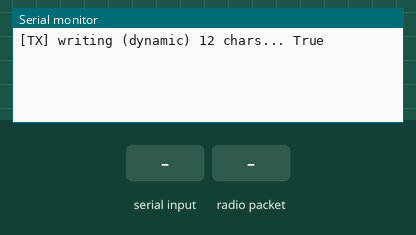
Recording of a sketch running on a simulated Arduino Mega 2560, built with avr-gcc and run on an emulated ATmega2560. Shown: the last lines printed to the serial monitor. The test bench sets the inputs (shaded band). Random numbers use the default seed unless the sketch sets one; no radio packets arrive unless stated.

Above: at 1.2 s.
1.3 s: "R" received over Serial
At 2.5 s:
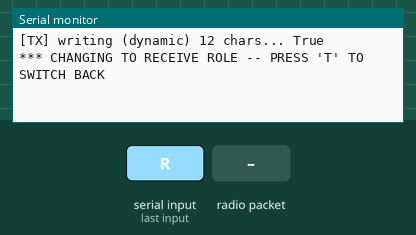
2.8 s: radio packet "T" arrives
At 3.6 s:
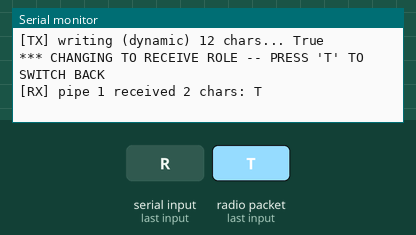
4.3 s: radio packet "R" arrives
At 4.7 s:
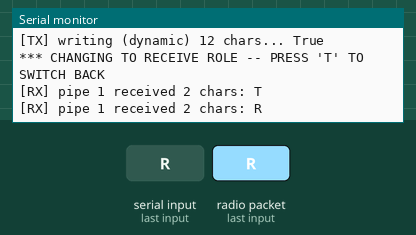
5.8 s: "T" received over Serial
At 6.6 s:
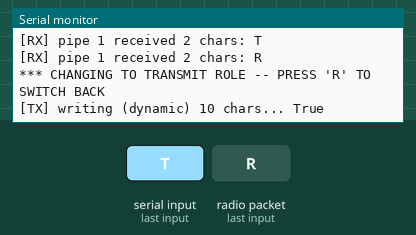
Timing chart, 0 to 8.3 s (numbered marks = the images above; inputs shaded):
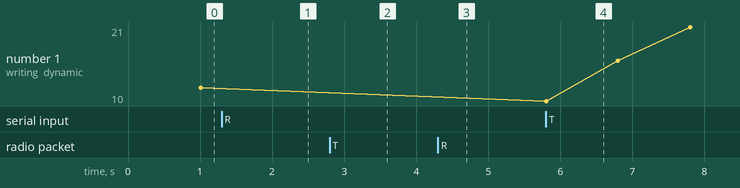

Measured:
- after the input at 1.3 s, the serial monitor: prints a new line at once (image 1)
- after the input at 2.8 s, the serial monitor: prints a new line at once (image 2)
- after the input at 4.3 s, the serial monitor: prints a new line at once (image 3)
- after the input at 5.8 s, the serial monitor: prints a new line at once (image 4)
- plotted number 1: 12 → 21 after the input at 5.8 s

The sketch:

Rf24Test.ino
```cpp
/*
 Name:		Rf24Test.ino
 Created:	12/31/2017 11:26:09 AM
 Author:	ander
*/

#include <Arduino.h>
#include <RF24_config.h>
#include <RF24.h>
#include <nRF24L01.h>

#define DYNAMIC_PAYLOAD 1

#define BOARD_SETTING 1

#if BOARD_SETTING == 1
#define RF_CE  6
#define RF_CSN 8
#elif BOARD_SETTING == 2
#define RF_CE  A0
#define RF_CSN A1
#elif BOARD_SETTING == 3
#define RF_CE  22
#define RF_CSN 21
#else
#error Must setup BOARD_SETTING
#endif

RF24 rf(RF_CE, RF_CSN);

enum Role { ROLE_TX, ROLE_RX };
Role role = ROLE_TX;

const uint8_t txAddr[] = { 0x3C, 0xDB, 0xDB, 0xEC, 0xCE };
const uint8_t rxAddr[] = { 0x3C, 0xCE, 0xEC, 0xDB, 0xBD };

const uint8_t *payload = (uint8_t *)"abcdefghijklmnopqrstuvwxyz";
#define MAX_PAYLOAD_SZ 26
#define FIXED_PAYLOAD_SZ 4

#define RF_CHANNEL 6

uint32_t lastSendMillis;
#define SEND_INTERVAL 1000

void setup() {
	Serial.begin(115200);
	randomSeed(analogRead(A3));

	rf.begin();
	rf.setChannel(RF_CHANNEL);
	rf.setPALevel(RF24_PA_LOW);
	rf.setAutoAck(1);
	rf.setRetries(15, 15);

#if DYNAMIC_PAYLOAD
	rf.enableDynamicPayloads();
#else
	rf.setPayloadSize(4);
#endif

	if (role == ROLE_TX) {
		rf.openWritingPipe(txAddr);
		rf.openReadingPipe(1, rxAddr);
	}
	else {
		rf.openWritingPipe(rxAddr);
		rf.openReadingPipe(1, txAddr);
		rf.startListening();
	}

	lastSendMillis = millis();
}

void loop() {
	if (!rf.isChipConnected()) {
		Serial.println("NO CHIP");
	}

	if (role == ROLE_TX) {
		uint32_t ms = millis();
		if (ms - lastSendMillis > SEND_INTERVAL) {
			lastSendMillis = ms;

#if DYNAMIC_PAYLOAD
			uint8_t len = rand() % MAX_PAYLOAD_SZ + 1;
#else
			uint8_t len = FIXED_PAYLOAD_SZ;
#endif

			Serial.print("[TX] writing ");
#if DYNAMIC_PAYLOAD
			Serial.print("(dynamic) ");
#else
			Serial.print("(fixed) ");
#endif
			Serial.print(len);
			Serial.print(" chars... ");

			bool r = rf.write(payload, len);

			Serial.println(r ? "True" : "False");
		}
	}

	if (role == ROLE_RX) {
		uint8_t pipe;
		if (rf.available(&pipe)) {
			uint8_t buf[MAX_PAYLOAD_SZ + 1] = { 0 };

			uint8_t len = rf.getDynamicPayloadSize();
			rf.read(buf, len);

			Serial.print("[RX] pipe ");
			Serial.print(pipe);
			Serial.print(" received ");
			Serial.print(len);
			Serial.print(" chars: ");
			Serial.println((const char *)buf);
		}
	}

	// Changing role
	if (Serial.available()) {
		char c = toupper(Serial.read());
		if (c == 'T' && role == ROLE_RX) {
			Serial.println(F("*** CHANGING TO TRANSMIT ROLE -- PRESS 'R' TO SWITCH BACK"));

			role = ROLE_TX;
			rf.stopListening();
			rf.openWritingPipe(txAddr);
			rf.openReadingPipe(1, rxAddr);
			rf.flush_rx();
			rf.flush_tx();
		}
		else if (c == 'R' && role == ROLE_TX) {
			Serial.println(F("*** CHANGING TO RECEIVE ROLE -- PRESS 'T' TO SWITCH BACK"));

			role = ROLE_RX;                // Become the primary receiver (pong back)
			rf.openWritingPipe(rxAddr);
			rf.openReadingPipe(1, txAddr);
			rf.flush_rx();
			rf.flush_tx();
			rf.startListening();
		}
	}
}
```
